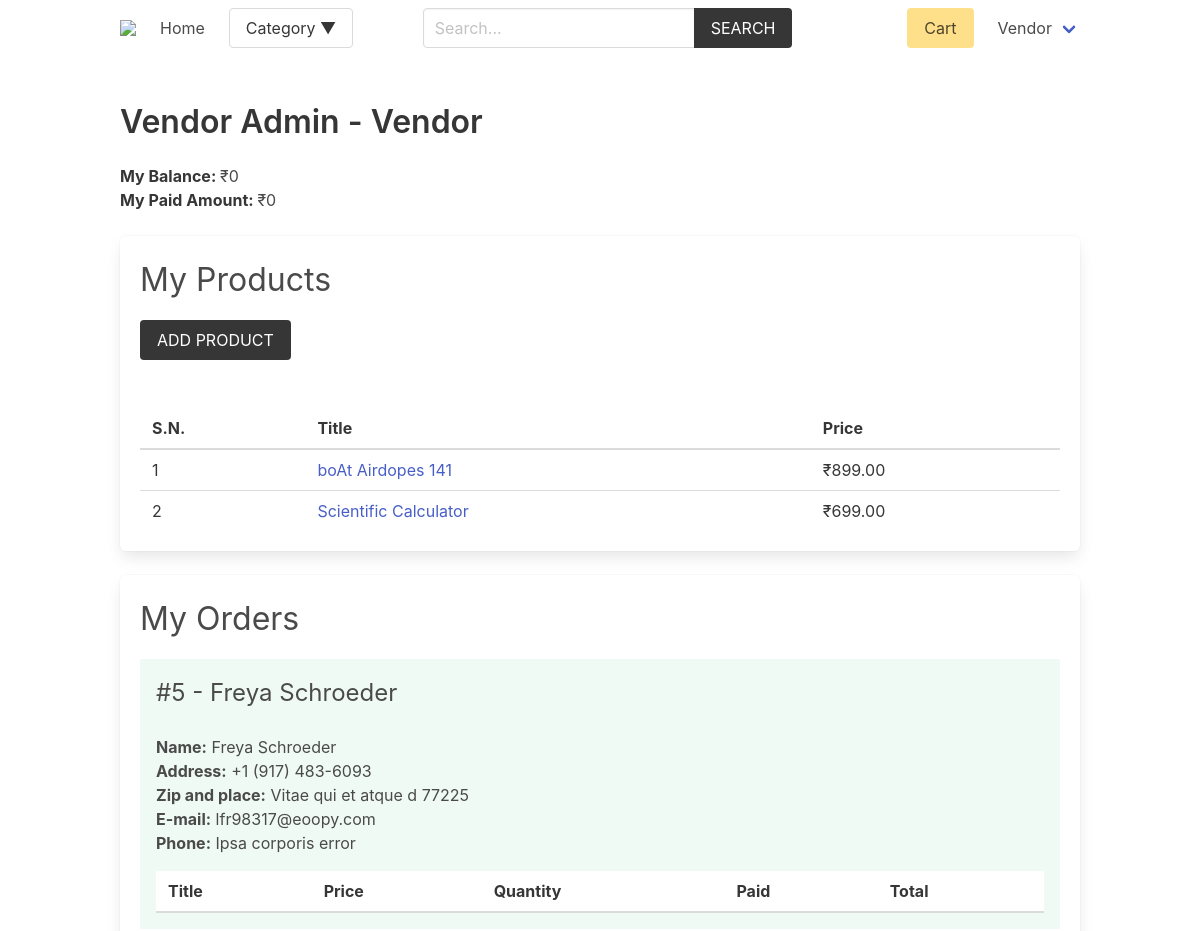
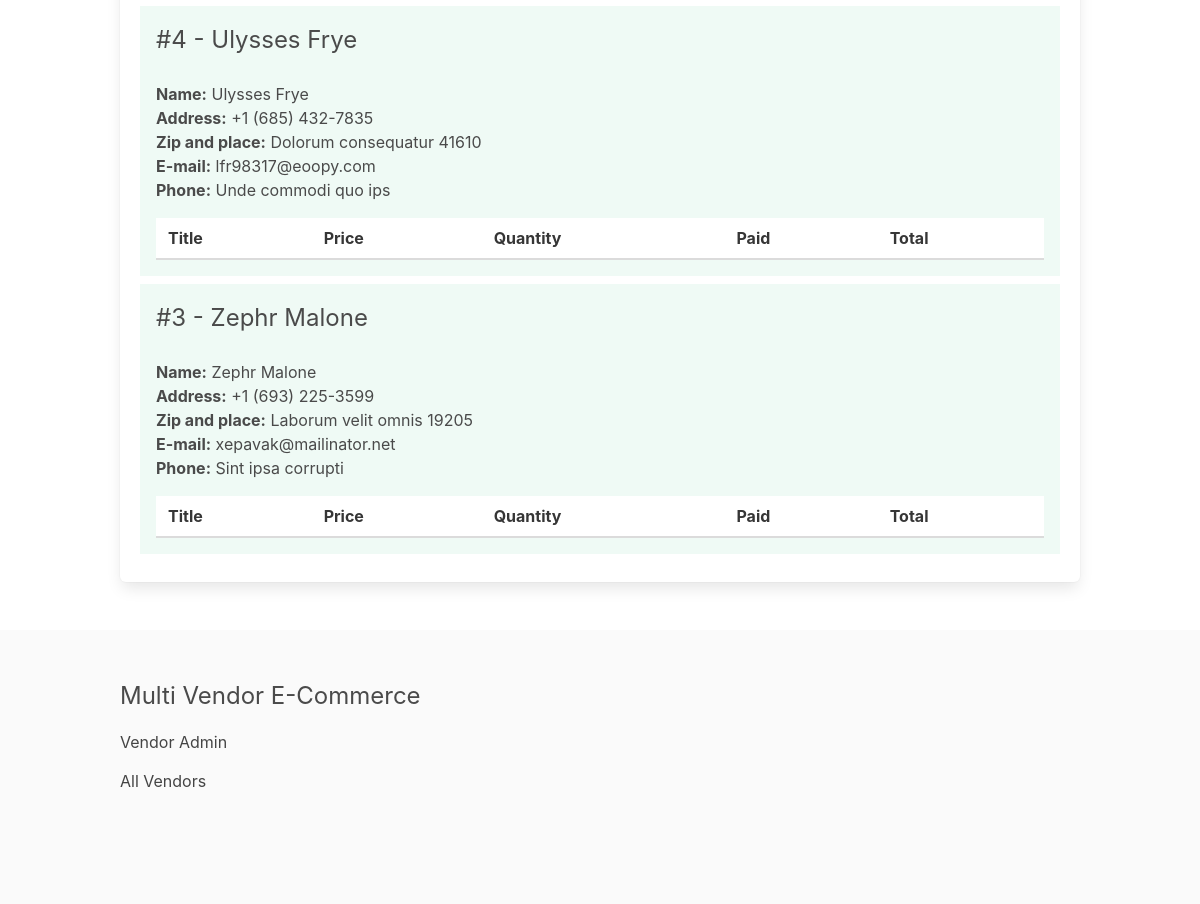
Page /vendor/vendor-admin/ (signed in) on the committed database (2 pictures, top to bottom).
### vendor/models.py (models this page shows, shortened)
class Vendor(models.Model):
    name = models.CharField(max_length=255)
    created_at = models.DateTimeField(auto_now_add=True)
    created_by = models.OneToOneField(User, related_name='vendor', on_delete=models.CASCADE)
    class Meta:
        ordering = ['name']
    def get_balance(self):
        items = self.items.filter(vendor_paid=False, order__vendors__in=[self.id])
        return sum((item.product.price * item.quantity) for item in items)
    def get_paid_amount(self):
        items = self.items.filter(vendor_paid=True, order__vendors__in=[self.id])
        return sum((item.product.price * item.quantity) for item in items)

### product/models.py (models this page shows, shortened)
class Product(models.Model):
    category = models.ForeignKey(Category, related_name='products', on_delete=models.CASCADE)
    vendor = models.ForeignKey(Vendor, related_name="products", on_delete=models.CASCADE)
    title = models.CharField(max_length=50)
    slug = models.SlugField(max_length=55)
    description = models.TextField(blank=True, null=True)
    price = models.DecimalField(max_digits=10, decimal_places=2)
    added_date = models.DateTimeField(auto_now_add=True)
    image = models.ImageField(upload_to='uploads/', blank=True, null=True)
    thumbnail = models.ImageField(upload_to='uploads/', blank=True, null=True) # Change uploads to thumbnails
    class Meta:
        ordering = ['-added_date']

### order/models.py (models this page shows, shortened)
class Order(models.Model):
    first_name = models.CharField(max_length=100)
    last_name = models.CharField(max_length=100)
    email = models.CharField(max_length=100)
    address = models.CharField(max_length=100)
    zipcode = models.CharField(max_length=100)
    place = models.CharField(max_length=100)
    phone = models.CharField(max_length=100)
    created_at = models.DateTimeField(auto_now_add=True)
    paid_amount = models.DecimalField(max_digits=8, decimal_places=2)
    vendors = models.ManyToManyField(Vendor, related_name="orders")
    class Meta:
        ordering = ['-created_at']

### vendor/views.py (the view, shortened to what this page needs)
# urls.py: path('vendor-admin/', views.vendor_admin, name="vendor-admin"),
@login_required
def vendor_admin(request):
    vendor = request.user.vendor
    products = vendor.products.all()
    orders = vendor.orders.all()
    for order in orders:
        order.vendor_amount = 0
        order.vendor_paid_amount = 0
        order.fully_paid = True
    return render(request, 'vendor/vendor_admin.html', {'vendor': vendor, 'products': products, 'orders': orders})

### cart/cart.py (called while the page is built)
    def __len__(self):
        return sum(item['quantity'] for item in self.cart.values())

### cart/context_processors.py (called while the page is built)
def cart(request):
    return {'cart': Cart(request)}

### product/context_processors.py (called while the page is built)
def menu_categories(request):
    categories = Category.objects.all()
    return {'categories': categories}

### templates/vendor/vendor_admin.html (shortened to what this page needs)
{% extends 'core/base.html' %}
{% block content %}
    <h1 class="title">Vendor Admin - <span class="is-capitalized">{{vendor.name}}</span></h1>
    <div class="mb-5">
        <strong>My Balance: </strong> ₹{{vendor.get_balance}} <br>
        <strong>My Paid Amount: </strong> ₹{{vendor.get_paid_amount}}
    </div>
    <div class="box">
        <h2 class="is-size-3 mb-4">My Products</h2>
        <a href="{% url 'vendor:add-product' %}" class="button is-dark is-uppercase mb-6">Add Product</a>
        {% if products %}
            <table class="table is-fullwidth">
                <thead>
                    <tr>
                        <th>S.N.</th>
                        <th>Title</th>
                        <th>Price</th>
                    </tr>
                </thead>
                <tbody>
                    {% for product in products %}
                        <tr>
                            <td>{{ forloop.counter }}</td>
                            <td><a href="{% url 'product:product' product.category.slug product.slug %}">{{ product.title }}</a></td>
                            <td>₹{{ product.price }}</td>
                        </tr>
                    {% endfor %}
                </tbody>
            </table>
        {% else %}
            <p class="has-text-danger">Products not added yet.</p>
        {% endif %}
    </div>
    <div class="box">
        <h2 class="is-size-3 mb-4">My Orders</h2>
        {% if orders %}
            {% for order in orders %}
                <div class="{% if order.fully_paid %}has-background-success-light{% else %}has-background-info-light{% endif %} mb-2 p-4">
                    <div class="columns is-multiline">
                        <div class="column is-6">
                            <h3 class="is-size-4">#{{ order.id }} - {{ order.first_name }} {{ order.last_name }}</h3>
                        </div>
                        <div class="column is-12">
                            <b>Name:</b> {{ order.first_name }} {{ order.last_name }}<br>
                            <b>Address:</b> {{ order.address }}<br>
                            <b>Zip and place:</b> {{ order.zipcode }} {{ order.place }}<br>
                            <b>E-mail:</b> {{ order.email }}<br>
                            <b>Phone:</b> {{ order.phone }}
                            <table class="table is-fullwidth mt-4">
                                <thead>
                                    <tr>
                                        <th>Title</th>
                                        <th>Price</th>
                                        <th>Quantity</th>
                                        <th>Paid</th>
                                        <th>Total</th>
                                    </tr>
                                </thead>
                            </table>
                        </div>
                    </div>
                </div>
            {% endfor %}
        {% endif %}
    </div>
{% endblock content %}

### templates/core/base.html (shortened to what this page needs)
{% load static %}
<!DOCTYPE html>
<html lang="en">
<head>
    <link rel="stylesheet" href="https://cdn.jsdelivr.net/npm/bulma@0.9.2/css/bulma.min.css">
    <link rel="stylesheet" href="{% static 'css/main.css' %}">
</head>
<body>
    <div class="container">
        <nav class="navbar" role="navigation" aria-label="main navigation">
            <div class="navbar-brand">
                <a class="navbar-item" href="{% url 'core:home' %}">
                <img src="https://upload.wikimedia.org/wikipedia/commons/a/a3/VIT_BAZAAR_LOGO.png">
                </a>
            </div>
            <div id="navbarBasicExample" class="navbar-menu">
                <div class="navbar-start">
                <a class="navbar-item" href="{% url 'core:home' %}">
                    Home
                </a>
                <div class="dropdown is-hoverable navbar-item">
                    <div class="dropdown-trigger">
                        <button class="button" aria-haspopup="true" aria-controls="dropdown-menu4">
                        <span>Category  ▼</span>
                        </button>
                    </div>
                    </div>
                </div>
                <div class="navbar-start">
                    <div class="navbar-item">
                        <form method="get" action="{% url 'product:search' %}">
                            <div class="field has-addons">
                                <div class="control">
                                    <input type="search" name="query" id="" class="input" placeholder="Search...">
                                </div>
                                <div class="control">
                                    <button class="button is-dark is-uppercase">Search</button>
                                </div>
                            </div>
                        </form>
                    </div>
                </div>
                <div class="navbar-end">
                <div class="navbar-item">
                    <a href="{% url 'cart:cart' %}" class="button is-warning">Cart {% if cart %}({{cart|length}}){% endif %}</a>
                </div>
                {% if request.user.is_authenticated %}
                <div class="navbar-item has-dropdown is-hoverable">
                    <a class="navbar-link is-capitalized">
                    {{user.vendor.name}}
                    </a>
                </div>
                {% endif %}
                </div>
            </div>
            </nav>
    </div>
    <section class="section">
        <div class="container">
            {% block content %}{% endblock content %}
        </div>
    </section>
    <footer class="footer">
        <div class="container">
            <h3 class="is-size-4 mb-4">Multi Vendor E-Commerce</h3>
            {% if request.user.is_authenticated %}
                <a href="{% url 'vendor:vendor-admin' %}">Vendor Admin</a>
            {% else %}
                <a href="{% url 'vendor:become-vendor' %}">Become a Vendor</a>
            {% endif %}
            <br>
            <a href="{% url 'vendor:vendors' %}">All Vendors</a>
        </div>
    </footer>
</body>
</html>

### core/static/css/main.css (style rules this page uses)
.footer a { margin-bottom: 15px; display: inline-block; color: #444; }

### rows in the picture
Vendor: name "Vendor", get_balance "0", get_paid_amount "0"
Product: title "boAt Airdopes 141", price "899.00"
Product: title "Scientific Calculator", price "699.00"
Order: id "5", first_name "Freya", last_name "Schroeder", address "+1 (917) 483-6093", zipcode "Vitae qui et atque d", place "77225", email "lfr98317@eoopy.com", phone "Ipsa corporis error"
Order: id "4", first_name "Ulysses", last_name "Frye", address "+1 (685) 432-7835", zipcode "Dolorum consequatur", place "41610", email "lfr98317@eoopy.com", phone "Unde commodi quo ips"
Order: id "3", first_name "Zephr", last_name "Malone", address "+1 (693) 225-3599", zipcode "Laborum velit omnis", place "19205", email "xepavak@mailinator.net", phone "Sint ipsa corrupti"

### other values in the picture
{{ user.vendor.name }} "Vendor"
